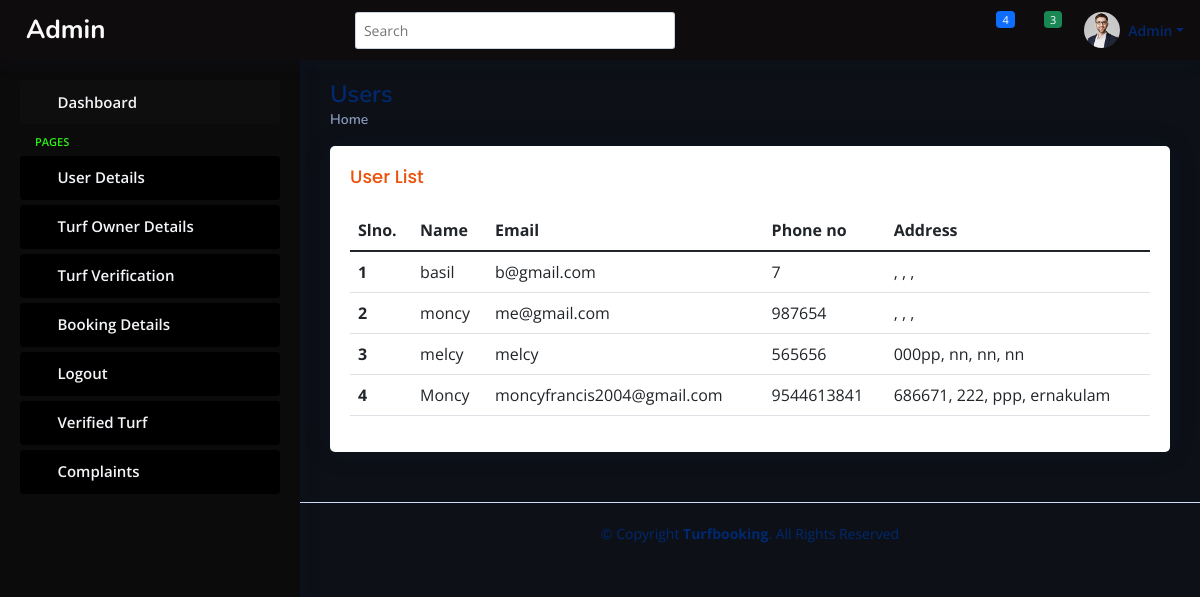
Page /admin0/activeuser.php on the committed database.
### tables this page shows
CREATE TABLE `registration` (
  `name` varchar(80) NOT NULL,
  `email` varchar(80) NOT NULL,
  `phone_no` varchar(12) NOT NULL,
  `pincode_no` varchar(12) NOT NULL,
  `house_name` varchar(100) DEFAULT NULL,
  `city_name` varchar(100) DEFAULT NULL,
  `district_name` varchar(100) DEFAULT NULL
);

### connect.php (called while the page is built, shortened)
<?php
$dbname="turf";
$conn=mysqli_connect("localhost","root","",$dbname);
function select_data($sql)
{
  global $conn;
  $res = mysqli_query($conn, $sql);
  if ($res)
    return $res;
  else
    return False;
}
?>

### admin0/activeuser.php (the view, shortened to what this page needs)
<?php
include("header.php");
?>
<main id="main" class="main">
  <div class="pagetitle">
    <h1>Users</h1>
    <nav>
      <ol class="breadcrumb">
        <li class="breadcrumb-item"><a href="activeuser.php">Home</a></li>
      </ol>
    </nav>
  </div>
  <section class="section dashboard">
    <div class="row">
      <section class="section">
        <div class="row">
          <div class="col-lg-12">
          <div class="card">
          <div class="card-body">
            <h5 class="card-title">
              User List
            </h5>
            <table class="table datatable">
              <thead>
                <tr>
                  <th scope="col">Slno.</th>
                  <th scope="col">Name</th>
                  <th scope="col">Email</th>
                  <th scope="col">Phone no</th>
                  <th scope="col">Address</th>
                </tr>
              </thead>
              <tbody>
                <?php
                $sql = "SELECT * FROM `registration` WHERE email IN (SELECT email FROM `login` WHERE usertype = 1)";
                $data = select_data($sql);
                $n = 1;
                while ($row = mysqli_fetch_assoc($data)) {
                  ?>
                  <tr>
                    <th scope='row'>
                      <?php echo $n++; ?>
                    </th>
                    <td>
                      <?php echo $row['name'] ?>
                    </td>
                    <td>
                      <?php echo $row['email'] ?>
                    </td>
                    <td>
                      <?php echo $row['phone_no'] ?>
                    </td>
                    <td>
                      <?php echo $row['pincode_no'] ?>,
                      <?php echo $row['house_name'] ?>,
                      <?php echo $row['city_name'] ?>,
                      <?php echo $row['district_name'] ?>
                    </td>
                  </tr>
                  <?php
                }
                ?>
              </tbody>
            </table>
          </div>
        </div>
    </div>
    </div>
  </section>
</main>

### admin0/assets/css/style.css (style rules this page uses)
:root { scroll-behavior: smooth; }
body { font-family: "Open Sans", sans-serif; background: #0d1016; color: #f5dd07; }
a { color: #4154f1; text-decoration: none; }
h1, h2, h3, h4, h5, h6 { font-family: "Nunito", sans-serif; }
#main { margin-top: 60px; padding: 20px 30px; transition: all 0.3s; }
.pagetitle { margin-bottom: 10px; }
.pagetitle h1 { font-size: 24px; margin-bottom: 0; font-weight: 600; color: #012970; }
.card { margin-bottom: 30px; border: none; border-radius: 5px; box-shadow: 0px 0 30px rgba(1, 41, 112, 0.1); }
.card-title { padding: 20px 0 15px 0; font-size: 18px; font-weight: 500; color: #ec520b; font-family: "Poppins", sans-serif; }
.card-body { padding: 0 20px 20px 20px; }
.breadcrumb { font-size: 14px; font-family: "Nunito", sans-serif; color: #899bbd; font-weight: 600; }
.breadcrumb a { color: #899bbd; transition: 0.3s; }
.breadcrumb .breadcrumb-item::before { color: #899bbd; }
@media (min-width: 1200px) { #main, #footer { margin-left: 300px; } }
.footer { padding: 20px 0; font-size: 14px; transition: all 0.3s; border-top: 1px solid #cddfff; }
.footer .copyright { text-align: center; color: #012970; }
.footer .credits { padding-top: 5px; text-align: center; font-size: 13px; color: #012970; }

### rows in the picture
registration: name "basil", email "b@gmail.com", phone_no "7"
registration: name "moncy", email "me@gmail.com", phone_no "987654"
registration: name "melcy", email "melcy", phone_no "565656", pincode_no "000pp", house_name "nn", city_name "nn", district_name "nn"
registration: name "Moncy", email "moncyfrancis2004@gmail.com", phone_no "9544613841", pincode_no "686671", house_name "222", city_name "ppp", district_name "ernakulam"
